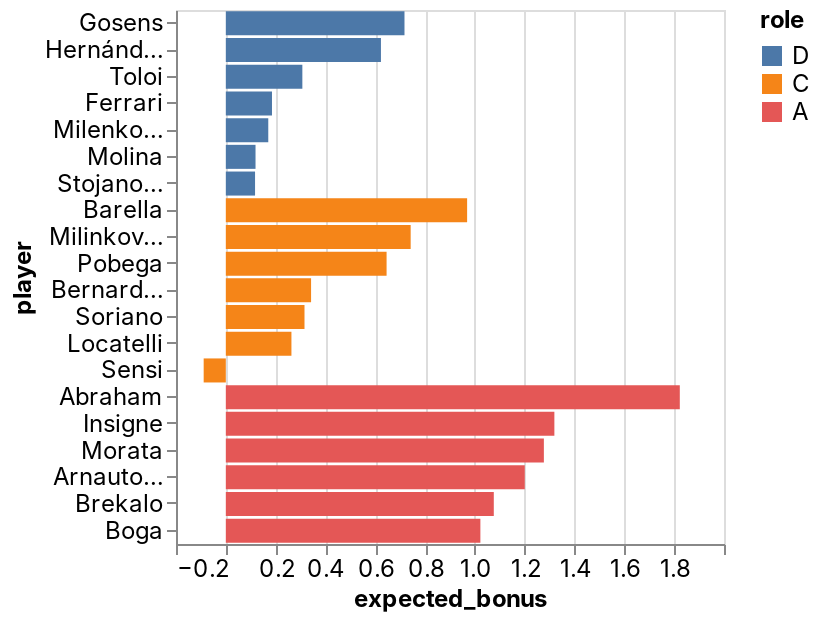

Notebook cell for this chart:
### Code cell
_deepnote_run_altair(team, """{"$schema":"https://vega.github.io/schema/vega-lite/v4.json","mark":{"type":"bar","tooltip":{"content":"data"}},"height":220,"autosize":{"type":"fit"},"data":{"name":"placeholder"},"encoding":{"x":{"field":"expected_bonus","type":"quantitative","sort":null,"scale":{"type":"linear","zero":false}},"y":{"field":"player","type":"nominal","sort":null,"scale":{"type":"linear","zero":true}},"color":{"field":"role","type":"nominal","sort":null,"scale":{"type":"linear","zero":false}}}}""")

### Figure 1 — Vega-Lite specification as saved in the notebook (floating-point values rounded to 4 significant figures)
{"config": {"view": {"continuousWidth": 400, "continuousHeight": 300}, "area": {"fill": "#51C0E9"}, "axis": {"labelFont": "Inter, sans-serif", "labelFontSize": 12, "labelFontWeight": "normal", "labelLimit": 60, "labelOverlap": "greedy", "titleFont": "Inter, sans-serif", "titleFontSize": 12, "titleFontWeight": "bold"}, "background": "#ffffff", "legend": {"labelFont": "Inter, sans-serif", "labelFontSize": 12, "titleFont": "Inter, sans-serif", "titleFontSize": 12, "titleFontWeight": "bold"}, "line": {"stroke": "#51C0E9", "strokeWidth": 2}, "rect": {"fill": "#51C0E9"}, "title": {"anchor": "start", "color": "#000000", "font": "Inter, sans-serif", "fontSize": 22, "fontWeight": "normal"}}, "data": {"name": "data-9572232b41f7a8324871f7ff871b1ff6"}, "mark": {"type": "bar", "tooltip": {"content": "data"}}, "autosize": {"type": "fit"}, "encoding": {"color": {"type": "nominal", "field": "role", "scale": {"type": "linear", "zero": false}, "sort": null}, "x": {"type": "quantitative", "field": "expected_bonus", "scale": {"type": "linear", "zero": false}, "sort": null}, "y": {"type": "nominal", "field": "player", "scale": {"type": "linear", "zero": true}, "sort": null}}, "height": 300, "width": "container", "$schema": "https://vega.github.io/schema/vega-lite/v4.json", "datasets": {"data-9572232b41f7a8324871f7ff871b1ff6": [{"fanta_team": "MaiNa Joya_v2.0", "role": "D", "player": "Gosens", "team": "Inter", "opponent": "Genoa", "date": "2022-02-27T00:00:00", "expected_bonus": 0.7173}, {"fanta_team": "MaiNa Joya_v2.0", "role": "D", "player": "Hernández", "team": "AC Milan", "opponent": "Udinese", "date": "2022-02-27T00:00:00", "expected_bonus": 0.6228}, {"fanta_team": "MaiNa Joya_v2.0", "role": "D", "player": "Toloi", "team": "Atalanta", "opponent": "Sampdoria", "date": "2022-02-27T00:00:00", "expected_bonus": 0.3073}, {"fanta_team": "MaiNa Joya_v2.0", "role": "D", "player": "Ferrari", "team": "Sassuolo", "opponent": "Fiorentina", "date": "2022-02-27T00:00:00", "expected_bonus": 0.1853}, {"fanta_team": "MaiNa Joya_v2.0", "role": "D", "player": "Milenkovic", "team": "Fiorentina", "opponent": "Sassuolo", "date": "2022-02-27T00:00:00", "expected_bonus": 0.1705}, {"fanta_team": "MaiNa Joya_v2.0", "role": "D", "player": "Molina", "team": "Udinese", "opponent": "AC Milan", "date": "2022-02-27T00:00:00", "expected_bonus": 0.1193}, {"fanta_team": "MaiNa Joya_v2.0", "role": "D", "player": "Stojanovic", "team": "Empoli", "opponent": "Juventus", "date": "2022-02-27T00:00:00", "expected_bonus": 0.1174}, {"fanta_team": "MaiNa Joya_v2.0", "role": "C", "player": "Barella", "team": "Inter", "opponent": "Genoa", "date": "2022-02-27T00:00:00", "expected_bonus": 0.9687}, {"fanta_team": "MaiNa Joya_v2.0", "role": "C", "player": "Milinkovic-Savic", "team": "Lazio", "opponent": "Napoli", "date": "2022-02-27T00:00:00", "expected_bonus": 0.7421}, {"fanta_team": "MaiNa Joya_v2.0", "role": "C", "player": "Pobega", "team": "Torino", "opponent": "Cagliari", "date": "2022-02-27T00:00:00", "expected_bonus": 0.6454}, {"fanta_team": "MaiNa Joya_v2.0", "role": "C", "player": "Bernardeschi", "team": "Juventus", "opponent": "Empoli", "date": "2022-02-27T00:00:00", "expected_bonus": 0.3423}, {"fanta_team": "MaiNa Joya_v2.0", "role": "C", "player": "Soriano", "team": "Bologna", "opponent": "Salernitana", "date": "2022-02-27T00:00:00", "expected_bonus": 0.3159}, {"fanta_team": "MaiNa Joya_v2.0", "role": "C", "player": "Locatelli", "team": "Juventus", "opponent": "Empoli", "date": "2022-02-27T00:00:00", "expected_bonus": 0.2634}, {"fanta_team": "MaiNa Joya_v2.0", "role": "C", "player": "Sensi", "team": "Sampdoria", "opponent": "Atalanta", "date": "2022-02-27T00:00:00", "expected_bonus": -0.08891}, {"fanta_team": "MaiNa Joya_v2.0", "role": "A", "player": "Abraham", "team": "Roma", "opponent": "Spezia", "date": "2022-02-27T00:00:00", "expected_bonus": 1.823}, {"fanta_team": "MaiNa Joya_v2.0", "role": "A", "player": "Insigne", "team": "Napoli", "opponent": "Lazio", "date": "2022-02-27T00:00:00", "expected_bonus": 1.319}, {"fanta_team": "MaiNa Joya_v2.0", "role": "A", "player": "Morata", "team": "Juventus", "opponent": "Empoli", "date": "2022-02-27T00:00:00", "expected_bonus": 1.277}, {"fanta_team": "MaiNa Joya_v2.0", "role": "A", "player": "Arnautovic", "team": "Bologna", "opponent": "Salernitana", "date": "2022-02-27T00:00:00", "expected_bonus": 1.2}, {"fanta_team": "MaiNa Joya_v2.0", "role": "A", "player": "Brekalo", "team": "Torino", "opponent": "Cagliari", "date": "2022-02-27T00:00:00", "expected_bonus": 1.076}, {"fanta_team": "MaiNa Joya_v2.0", "role": "A", "player": "Boga", "team": "Atalanta", "opponent": "Sampdoria", "date": "2022-02-27T00:00:00", "expected_bonus": 1.022}]}}
